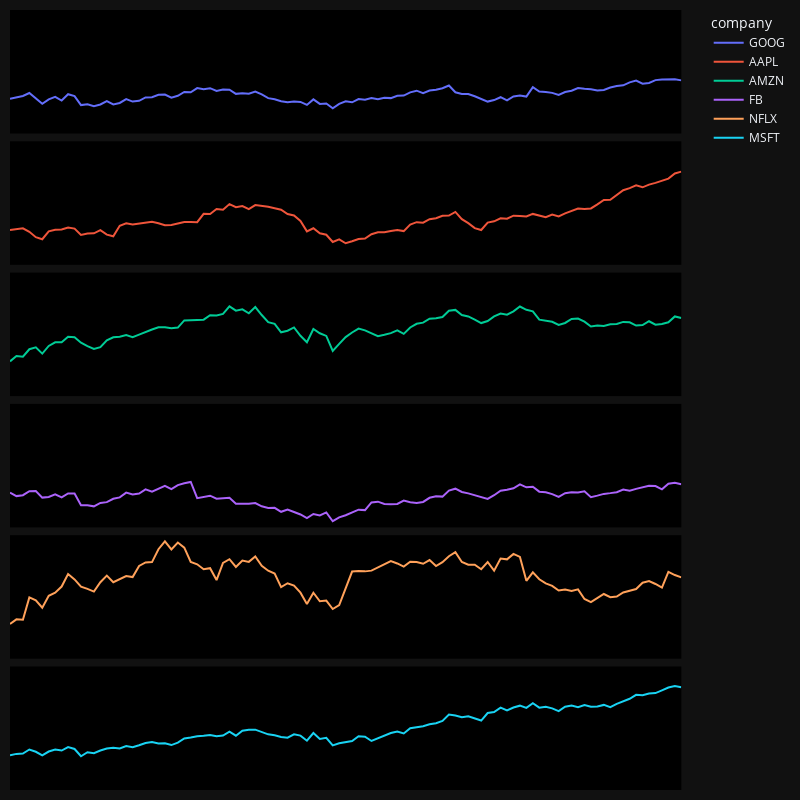

This figure's notebook cell:
### Code cell
# hide and lock down axes
fig.update_xaxes(visible=False, fixedrange=True)
fig.update_yaxes(visible=False, fixedrange=True)

# remove facet/subplot labels
fig.update_layout(annotations=[], overwrite=True)

# strip down the rest of the plot
fig.update_layout(
    showlegend=True,
    plot_bgcolor="black",
    margin=dict(t=10,l=10,b=10,r=10)
)

# disable the modebar for such a small plot
fig.show(config=dict(displayModeBar=True))
